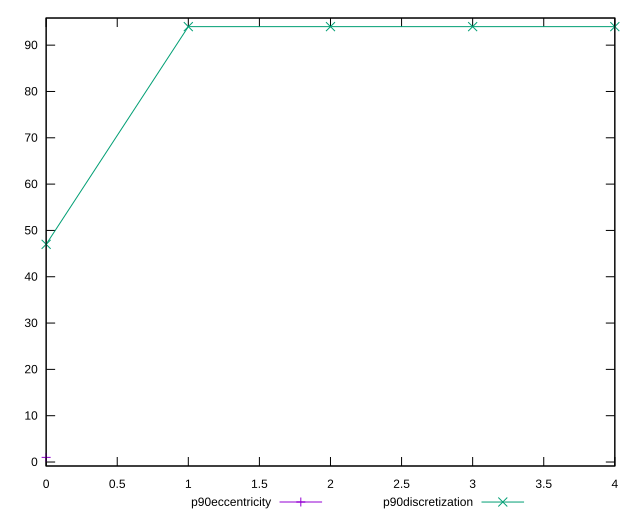

The gnuplot source for this figure:
reset

$p90Eccentricity <<EOF
0 1.0000000000000027
EOF

$p90Discretization <<EOF
0 47
1 94
2 94
3 94
4 94
EOF

set key outside below
set xrange [0:4]
set yrange [-0.8599999999999974:95.86]
set trange [-0.8599999999999974:95.86]
set terminal svg size 640, 520 enhanced background rgb 'white'
set output "report_00022_2021-02-20T12:08:46.964Z/dom-size/progression/eccentricity.svg"

plot $p90Eccentricity title "p90eccentricity" with linespoints, \
     $p90Discretization title "p90discretization" with linespoints

reset
